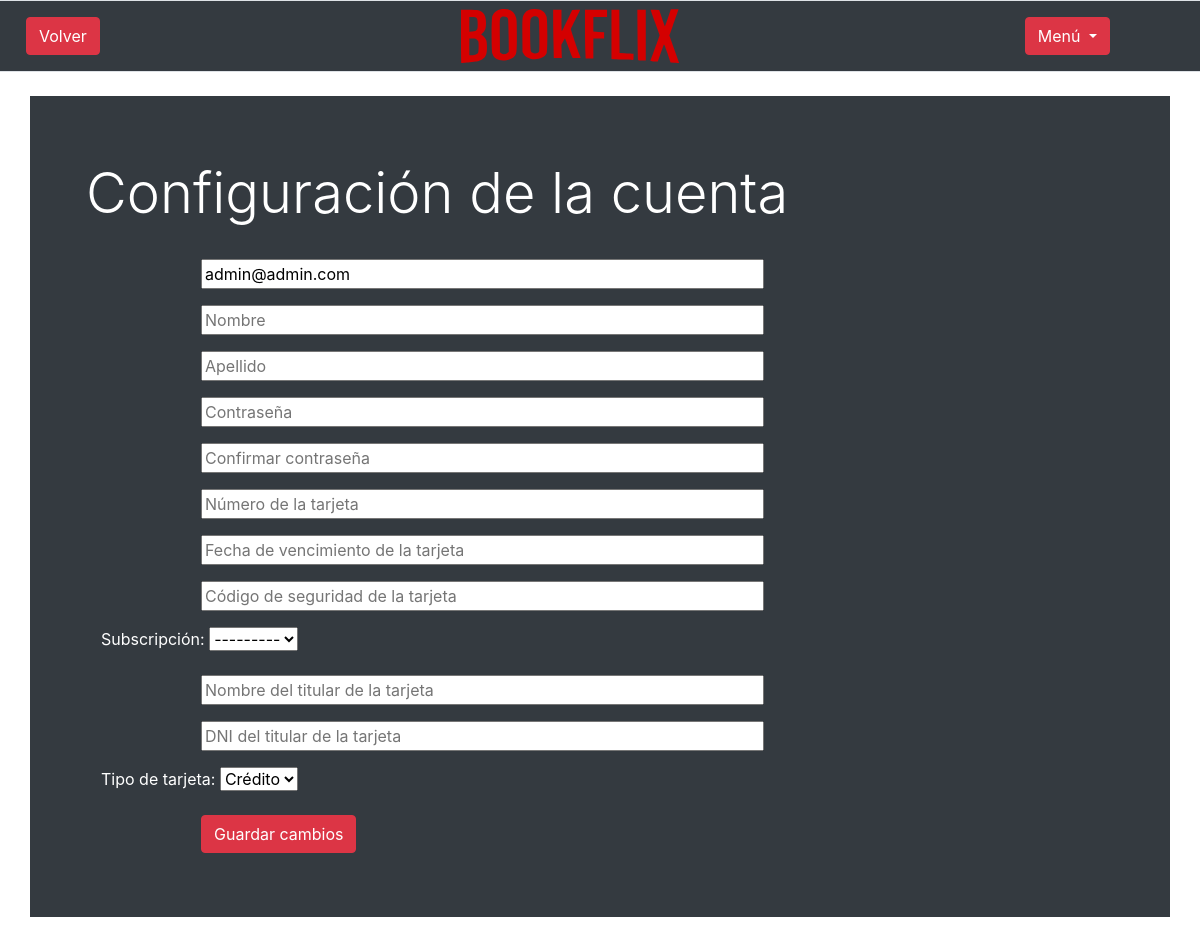
Screenshot of /users/configurar/ (signed in) with the database file from the repository.
### users/models.py (models this page shows, shortened)
class User(AbstractUser):
    credit_Card = CardNumberField('Número de tarjeta', null=True, unique=True)
    expired_Card = CardExpiryField('Fecha de vencimiento', null=True)
    secCode_Card = SecurityCodeField('Código de seguridad', null=True)
    tipo_tarjeta = models.CharField('Tipo de tarjeta', null=True, max_length=60)
    titular = models.CharField('Nombre del titular de la tarjeta', null=True, max_length=60)
    subscription = models.ForeignKey(Membresia, on_delete=models.CASCADE, null=True, blank=True)
    dni = models.IntegerField('DNI del titular de la tarjeta', null=True)

### users/views.py (the view)
# urls.py: path('configurar/', views.configurar, name='configurar'),
def configurar(request):
    form = configurarCuenta(instance=request.user)
    if request.method != 'POST':
        form = configurarCuenta(instance=request.user)
    else:
        form = configurarCuenta(request.POST, instance=request.user)
        if form.is_valid():
            form.save()
            return redirect('users:configurar')
    context = {'form': form}
    return render(request, 'configurarCuenta.html', context)

### users/models.py (called while the page is built)
    def __str__(self):
        return self.nombre

### users/templates/configurarCuenta.html (shortened to what this page needs)
{% extends "base.html" %}
{% block button_header %}
    <form>
        <input class="btn btn-danger ml-4" type="button" value="Volver" onclick="history.go(-1)">
    </form>
{% endblock button_header %}
{% block content %}
<div class="jumbotron bg-dark m-4">
    <div class="row mb-4">
        <h1 class="display-4">Configuración de la cuenta</h1>
    </div>
    <form method="post" action="{% url 'users:configurar' %}">
        {{ form.as_p }}
        <button class="btn btn-danger" name="submit" style="margin-left:100px">Guardar cambios</button>
    </form>
</div>
{% endblock content %}

### rows the page displays
User: username "admin@admin.com", subscription "---------", tipo_tarjeta "Crédito"
